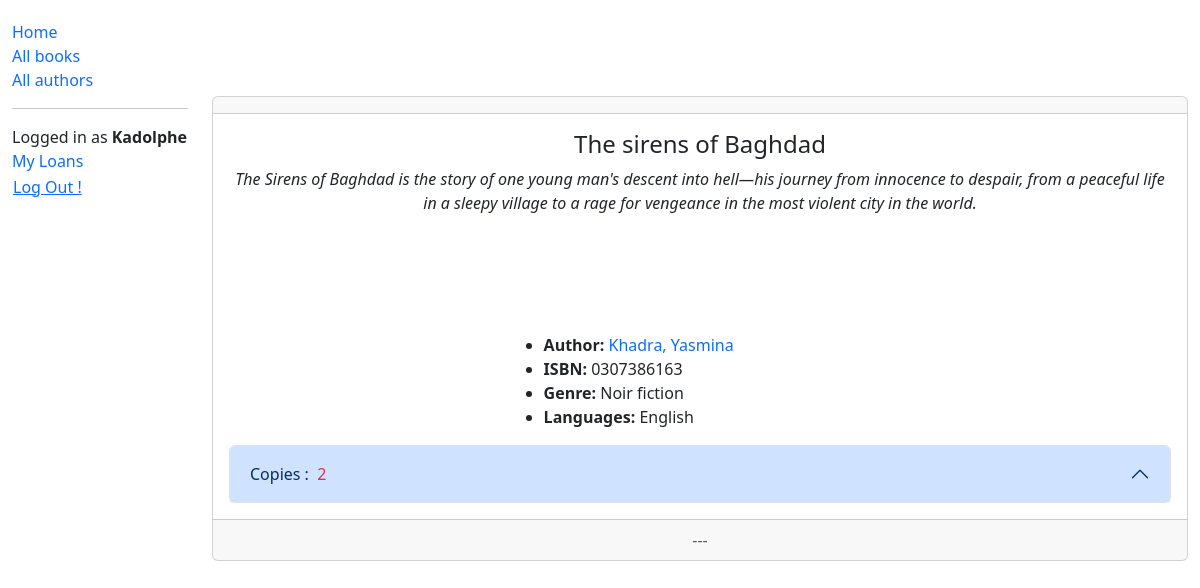
/catalog/books/1/ (signed in), run on the app's committed database.
### LocalLibrary/models.py (models this page shows, shortened)
class Book(models.Model):
    title = models.CharField(max_length=255)
    author = models.ForeignKey("Author", on_delete=models.RESTRICT, null=True, verbose_name="written by")
    summary = models.TextField(max_length=1000, help_text="Enter a brief description of the book")
    ISBN = models.CharField('ISBN', max_length=13,
                            unique=True,
                            help_text='13 Character <a href="https://www.isbn-international.org/content/what-isbn'
                                      '">ISBN number</a>'
                            )
    genre = models.ManyToManyField(Genre, help_text="Select a genre for this book")
    language = models.ForeignKey('Language', on_delete=models.SET_NULL, null=True)

class Author(models.Model):
    first_name = models.CharField(max_length=100)
    last_name = models.CharField(max_length=100)
    date_of_birth = models.DateField(null=True, blank=True)
    date_of_death = models.DateField('died', null=True, blank=True)
    class Meta:
        ordering = ['last_name', 'first_name']
    def get_absolute_url(self):
        return reverse('LocalLibrary:author-detail', args=[str(self.id)])
    def __str__(self):
        return f'{self.last_name}, {self.first_name}'

class Genre(models.Model):
    name = models.CharField(max_length=255, unique=True, help_text="Enter a book genre (e.g. Science Fiction, French Poetry etc.)")
    def __str__(self):
        return self.name
    class Meta:
        constraints = [
                UniqueConstraint(
                    Lower('name'),
                    name='genre_name_case_insensitive_unique',
                    violation_error_message="Genre already exists (case insensitive match)"
                ),
        ]

class Language(models.Model):
    name = models.CharField(max_length=200,
                            unique=True,
                            help_text="Enter the book's natural language (e.g. English, French, Japanese etc.)")
    def __str__(self):
        return self.name
    class Meta:
        constraints = [
            UniqueConstraint(
                Lower('name'),
                name='language_name_case_insensitive_unique',
                violation_error_message = "Language already exists (case insensitive match)"
            ),
        ]

### LocalLibrary/views.py (the view)
# urls.py: path('books/<int:pk>/', views.BookDetailView.as_view(), name='book-detail'),
class BookDetailView(LoginRequiredMixin, generic.DetailView):
    model = Book
    template_name = 'LocalLibrary/books/book_detail.html'

### LocalLibrary/templates/LocalLibrary/books/book_detail.html (shortened to what this page needs)
{% extends 'LocalLibrary/base_generic.html' %}
{% block content %}
<div class="card text-center mt-5">
    <div class="card-header"></div>
    <div class="card-body">
        <h4 class="card-title">{{ book.title }}</h4>
        <p class="card-text" style="height: 150px; overflow-y: auto;"><i>{{ book.summary }}</i></p>
        <ul style="text-align: left; margin-left: 30%;">
            <li><strong>Author: </strong><a href="{{ book.author.get_absolute_url }}">{{ book.author }}</a></li>
            <li><strong>ISBN: </strong>{{ book.ISBN }}</li>
            <li><strong>Genre: </strong>{{ book.genre.all|join:"," }}</li>
            <li><strong>Languages: </strong>{{ book.language }}</li>
        </ul>
        <div class="accordion" id="bookCopies">
            <div class="accordion-item">
                <div class="accordion-header d-flex justify-content-center">
                    <button
                        class="accordion-button"
                        type="button"
                        data-bs-toggle="collapse"
                        data-bs-target="#collapsableField"
                        aria-expanded="true"
                        aria-controls="collapsableField"
                    >
                        Copies : &nbsp;<span class="text-danger">{{ book.bookinstance_set.count }}</span>
                    </button>
                </div>
            </div>
        </div>
    </div>
    <div class="card-footer text-muted">---</div>
</div>
{% endblock content %}

### LocalLibrary/templates/LocalLibrary/base_generic.html (shortened to what this page needs)
<!DOCTYPE html>
<html lang="en">
<head>
    <link href="https://cdn.jsdelivr.net/npm/bootstrap@5.3.3/dist/css/bootstrap.min.css" rel="stylesheet">
    <link rel="stylesheet" href="https://cdn.jsdelivr.net/npm/bootstrap-icons@1.11.3/font/bootstrap-icons.min.css">
    {% load static %}
    <link rel="stylesheet" href="{% static 'LocalLibrary/style.css' %}">
</head>
<body>
    <div class="container-fluid">
        <div class="row">
          <div class="col-sm-2">
            {% block sidebar %}
              <ul class="sidebar-nav">
                <li><a href="{% url 'LocalLibrary:index' %}">Home</a></li>
                <li><a href="{% url 'LocalLibrary:books' %}">All books</a></li>
                <li><a href="{% url 'LocalLibrary:authors' %}">All authors</a></li>
                <hr>
                {% if user.is_authenticated %}
                <li>Logged in as <strong>{{user.get_username|title}}</strong></li>
                <li><a href="{% url 'LocalLibrary:my-borrowed' %}">My Loans</a></li>
                <li>
                  <form action="{% url 'logout' %}" method="post">
                    <button type="submit" class="btn btn-link ms-0 p-0">Log Out !</button>
                  </form>
                </li>
                {% else %}
                  <li><a href="{% url 'login' %}">Log in ?</a></li>
                {% endif %}
              </ul>
            {% endblock %}
          </div>
          <div class="col-sm-10 mt-5">
            {% block content %}{% endblock %}
          </div>
        </div>
    </div>
</body>
</html>

### LocalLibrary/static/LocalLibrary/style.css (style rules this page uses)
.sidebar-nav { margin-top: 20px; padding: 0; list-style: none; }
a { text-decoration: none; }

### data on the page
Book: title "The sirens of Baghdad", summary "The Sirens of Baghdad is the story of one young man's descent into hell—his journey from innocence to despair, from a peaceful life in a sleepy village to a rage for vengeance in the most violent city in the world.", author "Khadra, Yasmina", ISBN "0307386163", genre.all "Noir fiction", language "English", bookinstance_set.count "2"

### other printed values
{{ user.get_username|title }} "Kadolphe"
